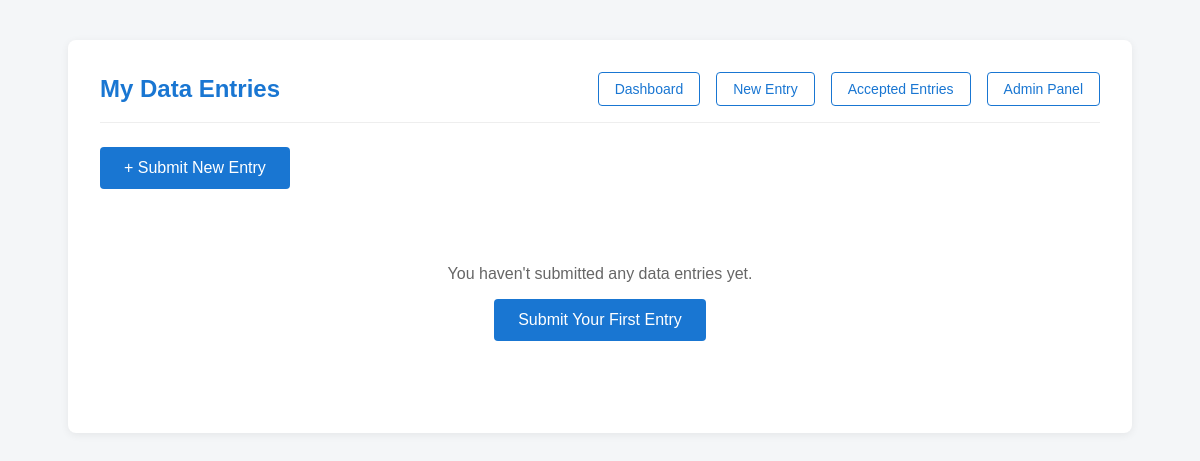
/employees/my-entries/ (signed in), run on an earlier commit of the app's database.
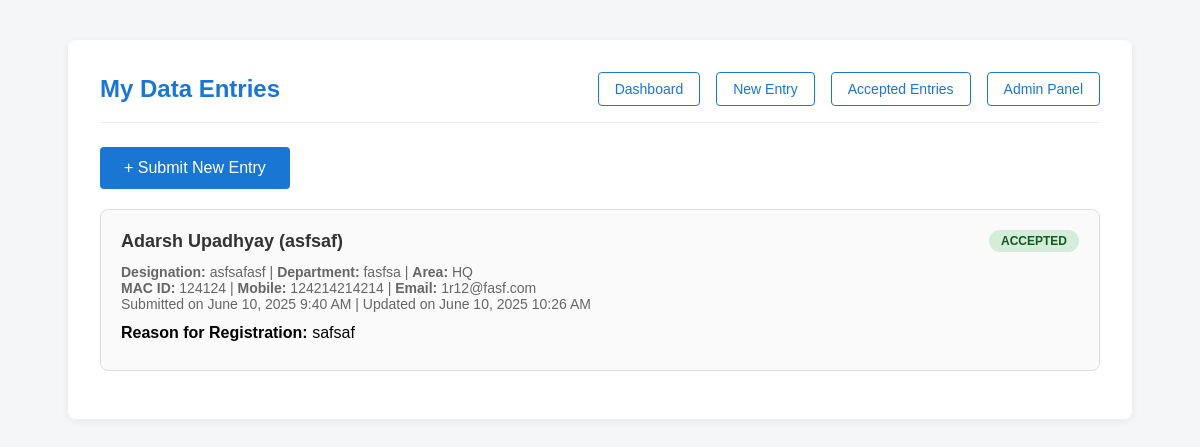
And on a later commit of the database.
### employees/models.py (models this page shows, shortened)
class DataEntry(models.Model):
    STATUS_CHOICES = [
        ('pending', 'Pending'),
        ('accepted', 'Accepted'),
        ('rejected', 'Not Accepted'),
    ]
    employee = models.ForeignKey(Employee, on_delete=models.CASCADE)
    name_of_employee = models.CharField(max_length=100)
    eis_neis_no = models.CharField(max_length=50)
    designation = models.CharField(max_length=100)
    department = models.CharField(max_length=100)
    area = models.CharField(max_length=20, choices=[('HQ', 'HQ'), ('RI', 'RI')])
    mac_id_of_system = models.CharField(max_length=100)
    official_mobile_no = models.CharField(max_length=20)
    email_id = models.EmailField()
    reason_for_registration = models.TextField()
    status = models.CharField(max_length=10, choices=STATUS_CHOICES, default='pending')
    created_at = models.DateTimeField(auto_now_add=True)
    updated_at = models.DateTimeField(auto_now=True)
    admin_notes = models.TextField(blank=True, null=True)
    class Meta:
        ordering = ['-created_at']

### employees/views.py (the view)
# urls.py: path('my-entries/', views.my_entries, name='my_entries'),
def my_entries(request):
    employee_id = request.session.get('employee_id')
    if not employee_id:
        return redirect('login')
    employee = Employee.objects.get(employee_id=employee_id)
    entries = DataEntry.objects.filter(employee=employee)
    return render(request, 'employees/my_entries.html', {'entries': entries, 'employee': employee})

### employees/templates/employees/my_entries.html (shortened to what this page needs)
<!DOCTYPE html>
<html>
<head>
</head>
<body>
    <div class="container">
        <div class="header">
            <h2>My Data Entries</h2>
            <div class="nav-links">
                <a href="/employees/details/">Dashboard</a>
                <a href="/employees/data-entry/">New Entry</a>
                <a href="/employees/accepted-entries/">Accepted Entries</a>
                {% if employee.employee_id == 'admin' %}
                <a href="/employees/admin-panel/">Admin Panel</a>
                {% endif %}
            </div>
        </div>
        <a href="/employees/data-entry/" class="btn">+ Submit New Entry</a>
        {% if entries %}
            {% for entry in entries %}
            <div class="entry-card">
                <div class="entry-header">
                    <h3 class="entry-title">{{ entry.name_of_employee }} ({{ entry.eis_neis_no }})</h3>
                    <span class="status {{ entry.status }}">{{ entry.get_status_display }}</span>
                </div>
                <div class="entry-meta">
                    <strong>Designation:</strong> {{ entry.designation }} |
                    <strong>Department:</strong> {{ entry.department }} |
                    <strong>Area:</strong> {{ entry.area }}<br>
                    <strong>MAC ID:</strong> {{ entry.mac_id_of_system }} |
                    <strong>Mobile:</strong> {{ entry.official_mobile_no }} |
                    <strong>Email:</strong> {{ entry.email_id }}<br>
                    Submitted on {{ entry.created_at|date:"F d, Y g:i A" }}
                    {% if entry.updated_at != entry.created_at %}
                    | Updated on {{ entry.updated_at|date:"F d, Y g:i A" }}
                    {% endif %}
                </div>
                <div class="entry-description">
                    <strong>Reason for Registration:</strong> {{ entry.reason_for_registration }}
                </div>
            </div>
            {% endfor %}
        {% else %}
            <div class="no-entries">
                <p>You haven't submitted any data entries yet.</p>
                <a href="/employees/data-entry/" class="btn">Submit Your First Entry</a>
            </div>
        {% endif %}
    </div>
</body>
</html>

What changed in the data, as far as the page shows it:
now on this page (row edited): DataEntry: name_of_employee "Adarsh Upadhyay", eis_neis_no "asfsaf", status "ACCEPTED", designation "asfsafasf", department "fasfsa", area "HQ", mac_id_of_system "124124", official_mobile_no "124214214214", email_id "1r12@fasf.com", created_at "June 10, 2025 9:40 AM", updated_at "June 10, 2025 10:26 AM", reason_for_registration "safsaf"
Also different on the page:
text no longer shown: "You haven't submitted any data entries yet. Submit Your First Entry"
